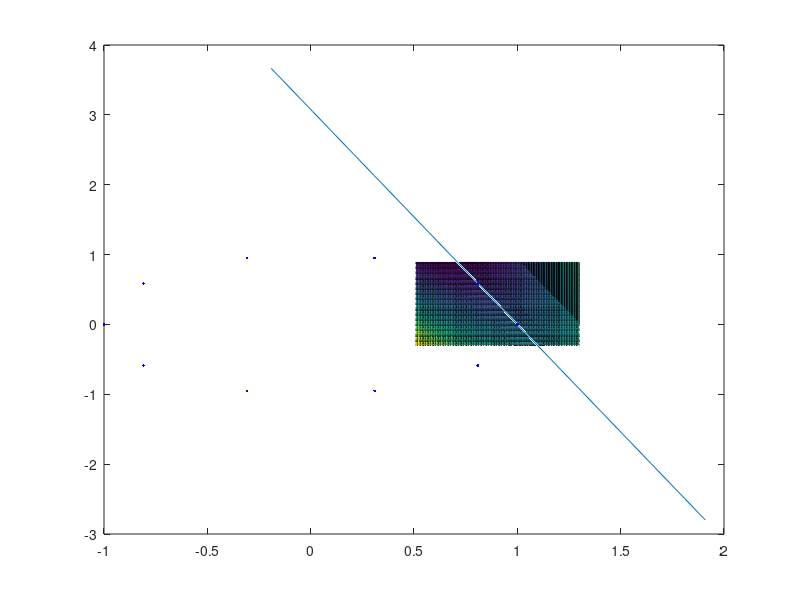

Recreate this plot in MATLAB. (Note: this script raises an error after producing the figure.)
clear Q t constraint Z PHI Lambda
% figure(1)
clf
% figure(2)
% clf

T = 20; % simulation time
dt= 0.02; % step time
N = T/dt;
t=linspace(0,T,N);

vc=1; % 1 if using potential function, 0 if not.

q0 = [1;0;pi/2;0;0;0]; % Arbitrary start position
q0(5)=q0(4)*tan(q0(3));
Q(:,1)=q0;
q = q0;

% Final Coordinates
xf = 0;
yf = 0;
thetaf = 0;

% System Properties

m=1;
r=1;
J=m*r^2/2;

G = [m 0 0 ; 0 m 0 ; 0 0 J];
Gsharp = inv(G);

% Control Variables

a=2; % Damping coefficient

K0=4;

% Navigation Properties

Nw = 11; % Number of waypoints


w = 3*randn(Nw,2); % Random coordinates of waypoints
% circular path
zeta = linspace(0,2*pi,Nw);
w = [cos(zeta)' sin(zeta)'];

w(1,:)=[q(1) q(2)]; % First waypoint is initial coordinate
W = length(w); % Number of waypoints
s=1; % Slope
rw=0.3  ; % Waypoint radius
b=1;
j=2; % Waypoint counter

% Obstacles
No = 0; % Number of obstacles
o = [3 3]; % Random coordinates of waypoints
lo=1; % obstacles width
wo=1; % obstacle length
thetao=pi/4;
Ao=0;
sigma_x=(wo*sin(thetao)+lo*cos(thetao));
sigma_y=(wo*cos(thetao)+lo*sin(thetao));
% ellipsoid properties
a = 2*wo;
b = 1*lo;

for i=2:N
    clf
    K=K0;%sign(q(1)-xf)*sign(q(2)-yf)*sign(q(3)-thetaf)*K0*tanh(norm([q(1)-xf,q(2)-yf,q(3)-thetaf])); %-sign(q(1)-xf)*sign(q(2)-yf)*
    
    xmin=min(w(j-1,1),w(j,1));
    xmax=max(w(j-1,1),w(j,1));
    
    ymin=min(w(j-1,2),w(j,2));
    ymax=max(w(j-1,2),w(j,2));
    
    x=linspace(xmin-rw,xmax+rw,100);
    y=linspace(ymin-rw,ymax+rw,100);
    
    dy = (w(j,2)-w(j-1,2));
    dx = (w(j,1)-w(j-1,1));
    
    m = dy/dx;
    
    alpha = atan(s);
    theta = atan2(dy,dx);
    
    [X,Y] = meshgrid(x,y);
    
    xo=5-0*t(i);
    yo=xo;
    
    if dx == 0
        Z = (1/(2*r))*(X-w(j-1,1)).^2-s*(X*cos(theta)+Y*sin(theta))+Ao*exp(-((X-xo).^2/(2*sigma_x^2)+(Y-yo).^2/(2*sigma_y^2)));
        dV = -[1/r*(q(1)-w(j-1,1)).^1-s*cos(theta);-s*sin(theta)];
        x = [w(j,1) w(j,1)];
        y = [w(j-1,2) w(j,2)];
        
    else % Gaussian Object
        Z = (1/b)*1*(1/(2*r))*(Y-(m*(X-w(j,1))+w(j,2))).^2-1*s*(X*cos(theta)+Y*sin(theta))+Ao*exp(-((X-xo).^2/(2*sigma_x^2)+(Y-yo).^2/(2*sigma_y^2)));
        dV = -[(1/b)*1/r*(-m)*(q(2)-(m*(q(1)-w(j,1))+w(j,2))).^1-1*s*cos(theta)-(Ao*exp(-((q(1)-xo).^2/(2*sigma_x^2)))*2*((q(1)-xo)/(2*sigma_x^2)));
            (1/b)*1/r*(q(2)-(m*(q(1)-w(j,1))+w(j,2))).^2-1*s*sin(theta)-(Ao*exp(-((q(2)-yo).^2/(2*sigma_y^2)))*2*((q(2)-yo)/(2*sigma_y^2))) ]; % Canyon
        x = xmin-r:0.1:xmax+r;
        y = m*(x-w(j,1))+w(j,2);
        %     else % Ellipsoid Obbject
        %         Z = (1/b)*1*(1/(2*r))*(Y-(m*(X-w(j,1))+w(j,2))).^2-1*s*(X*cos(theta)+Y*sin(theta))+Ao*real(sqrt(1-(((X-xo).*cos(theta)+(Y-yo).*sin(theta))/a).^2-(((Y-yo).*cos(theta)-(X-xo).*sin(theta))/b).^2));
        %         dV = -[(1/b)*1/r*(-m)*(q(2)-(m*(q(1)-w(j,1))+w(j,2))).^1-1*s*cos(theta)-Ao*((q(1)-xo)/(a^2*sqrt(1-(((q(1)-xo)*cos(theta)+(q(2)-yo)*sin(theta))/a)^2-(((q(2)-yo)*cos(theta)-(q(1)-xo)*sin(theta))/b)^2)));
        %             (1/b)*1/r*(q(2)-(m*(q(1)-w(j,1))+w(j,2))).^2-1*s*sin(theta)-Ao*((q(2)-yo)/(b^2*sqrt(1-(((q(1)-xo)*cos(theta)+(q(2)-yo)*sin(theta))/a)^2-(((q(2)-yo)*cos(theta)-(q(1)-xo)*sin(theta))/b)^2))) ]; % Canyon
        %         x = xmin-r:0.1:xmax+r;
        %         y = m*(x-w(j,1))+w(j,2);
    end
    
    
    dV = [dV;0];
    
    % System Distribution and Co-distribution;
    A = [-sin(q(3)) cos(q(3)) 0];
    D = [cos(q(3)) 0 ; sin(q(3)) 0 ; 0 1];
    
    Pd =  (D)*((transpose(D)*D)\transpose(D));
    Pdperp = transpose(A)*((A*transpose(A))\A);
    
    Pdperpdot = [2*cos(q(3))*(q(6))*sin(q(3)), (-2*cos(q(3))^2+1)*(q(6)), 0;...
        (-2*cos(q(3))^2+1)*(q(6)), -2*cos(q(3))*(q(6))*sin(q(3)), 0;...
        0, 0, 0];
    
    % Dissipative Force
    Fd = -a*[q(4);q(5);q(6)];
    
    % Virtual Surface
    PHI = [(dV(1)/sqrt(dV(1)^2+1));(dV(2)/sqrt(dV(2)^2+1));(dV(3)/sqrt(dV(3)^2+1))];
    
    % Virtual Torque
    Fstar = K*PHI;
    dellPF = [0 0 -sin(q(3)) ;...
        0 0 cos(q(3))  ;...
        0 0 0 ];...
        
    Qstar = transpose(dellPF)*Fstar;
    % Base lambda
    Lambda = -Pdperpdot*q(4:6); % From dynamic equations
    
    F = Pd*(dV+Fd+Qstar);
    
    qdot = [q(4) ; q(5) ; q(6) ; Gsharp*(F)+Lambda];
    
    q = q+dt*qdot;
    
    constraint(:,i) =  Pdperp*q(4:6);%q(4)*sin(q(3))-q(5)*cos(q(3)); % check if non-holonomic constraint is satisfied i.e., A(q)*qdot == 0;
    
    Fin = (Fd(1)+dV(1))*sin(q(3))+(Fd(2)+dV(2))*cos(q(3));
    tau = F(3);
    
    Q(:,i) = q;
    U(:,i) = [Fin;tau];
    L(:,i)=Lambda;
    
    if (norm(w(j,:).'-q(1:2))) <= rw
        j = j + 1;
    end
    
    %     Z = Z./max(max((Z)))-(j-1)*1;
    
    Q(:,i) = q;
    
    plot(x,y,w(:,1),w(:,2),'b.');
    hold on
    surface(X,Y,Z-5)
    plotAgent(Q(1,i),Q(2,i),Q(3,i),r,r/2)
    line([q(1) (q(1)+dV(1))],[q(2) (q(2)+dV(2))],'color','r')
    plot(w(1,1),w(1,2),'kX')
    plot(Q(1,2:i),Q(2,2:i),'k--','Linewidth',1);
    hold off
    axis equal
    viscircles(w,rw*ones(1,length(w)));
%     viscircles([xo yo],lo);
    
    pause(0.000001);
end

% figure(1)
% set(gcf,'color','w');
% clf
%
%
% Xmin=min(Q(1,:))-2;
% Ymin=min(Q(2,:))-2;
% Xmax=max(Q(1,:))+2;
% Ymax=max(Q(2,:))+2;
%
% xstep = Xmax - Xmin;
% ystep = Ymax - Ymin;
%
% x = linspace(xf-xstep,xf+xstep);
% y = linspace(yf-ystep,yf+ystep);
% [X,Y] = meshgrid(x,y);
% if Field==1
%     Z = 1/2*(1*(X-xf).^2+1*(Y-yf).^2); % Minima
% elseif Field==2
%     Z = (X.^2-1*Y); % Canyon
% elseif Field==3
%     Z = (Y-sin(X)).^2-2*X; % Sine Canyon
% elseif Field==4
%     Z = 1-(1/2*sigma^2*pi)*exp(-((X-xf).^2+(Y-yf).^2)/(2*sigma^2));
% elseif Field==5
%     if thetaf==-pi/2 || pi/2
%         Z = (X-xf).^n+(Y-yf).^m;
%     else
%         Z = ((Y-yf)+m1*(X-xf)).^n+((Y-yf)+m2*(X-xf)).^m; % Ellitpic Parabaloid
%     end
% elseif Field==6
%     Z = tanh(X-1*q0(1))+1+Y.^2; % G
% elseif Field==7
%     Z = (X.^2+Y.^2)./(1+Y.^2)+Y;
% end
%
% Zmax = max(max(abs(Z)));
% Z=5*Z./Zmax;
%%
for i=N:2000:N
    %     clf
    subplot(2,2,2)
    plot(t(2:i),Q(1:6,2:i));
    xlabel({'$t~[s]$'},'Interpreter','latex')
    ylabel({'$q$'},'Interpreter','latex')
    legend({'$x$','$y$','$\theta$','$\dot{x}$','$\dot{y}$','$\dot{\theta}$'},'Interpreter','latex','Location','best')
    grid on
    box on
    subplot(2,2,4)
    plot(t(2:i),L(:,2:i),t(2:i),constraint(:,2:i),t(2:i),U(:,2:i));
    legend({'$\lambda_1$','$\lambda_2$','$\lambda_2$','${A(q) \dot{q}}_1$','${A(q) \dot{q}}_2$','${A(q) \dot{q}}_3$','$F$','$\tau$'},'Interpreter','latex','Location','best')
    grid on
    box on
    
    subplot(2,2,[1 3])
    surf(X,Y,Z-5);
    shading interp;
    colormap jet;
    colorbar('Ticks',[min(min(Z))-5,0],...
        'TickLabels',{'Minimum','Maximum'})  ;
    az = 0; el = 90; view(az, el);
    xlim([min(x) max(x)]);
    ylim([min(y) max(y)]);
    hold on
    plot(q0(1,:),q0(2,:),'kO');
    hold on
    plot(Q(1,2:i),Q(2,2:i),'k--','Linewidth',1);
    hold on
    %     viscircles([0 0],epsilon);
    %     viscircles([0 0],norm(q0(1:2)),'Color','b');
    plotAgent(Q(1,i),Q(2,i),Q(3,i),r,r/2)
    xlabel({'$x~[m]$'},'Interpreter','latex')
    ylabel({'$y~[m]$'},'Interpreter','latex')
    set(gca,'ZTick',[])
    grid off
    box on
    pause(10^-9)
    hold off
end

%%
figure(2)
% plot(t,Lambda1-Lambda2+Lambda1-Lambda3+Lambda2-Lambda3)
clf
plot(t,Lambda1-Lambda3)



